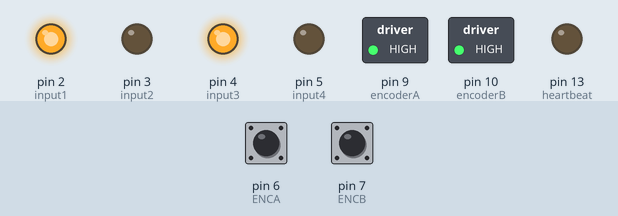
This sketch was run on a simulated Arduino Uno, built with avr-gcc and run on an emulated ATmega328P. Parts: switched loads named in the sketch (green lamp = pin HIGH), output pins drawn as LEDs (lit = HIGH). The inputs (shaded band) are chosen by the test bench; at power-on: pin 6 (ENCA) HIGH, pin 7 (ENCB) HIGH. What the sketch prints to the serial monitor is not drawn.

Above: at 0.1 s.
At 1.6 s:
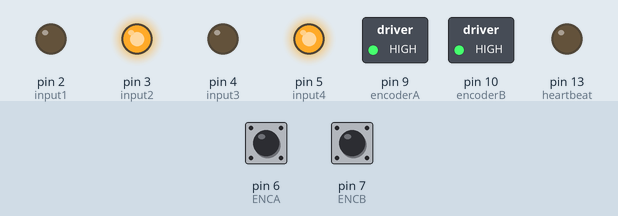
At 2.1 s:
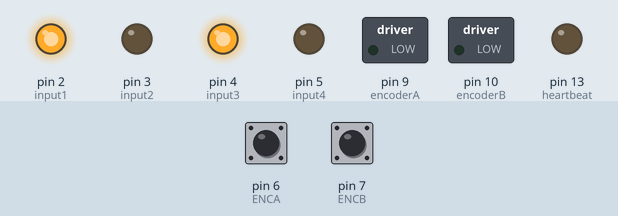
Timing chart, 0 to 3.6 s (numbered marks = the images above):
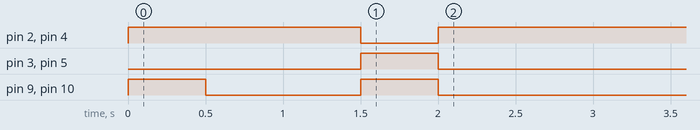

The sketch:

Robot-Tour-Test-1.ino
```cpp
int encoderA = 9;
int input1 = 2;
int input2 = 3;
int encoderB = 10;
int input3 = 4;
int input4 = 5;
int ENCA = 6;  //encoder inputs on the arduino being defined
int ENCB = 7;
int ENCC = 11;
int ENCD = 12;


static const int heartbeat = 13;
static const int wheelA = true;
static const int wheelB = true;

template<typename T>
Print& operator<<(Print& printer, T value) {
  printer.print(value);
  return printer;
}

void moveForward(int speed, int time) {
  digitalWrite(input1, HIGH);
  digitalWrite(input2, LOW);
  digitalWrite(encoderA, speed);
  digitalWrite(input3, HIGH);
  digitalWrite(input4, LOW);
  digitalWrite(encoderB, speed);
  delay(time);
}
void moveBackward(int speed, int time) {
  digitalWrite(input1, LOW);
  digitalWrite(input2, HIGH);
  digitalWrite(encoderA, speed);
  digitalWrite(input3, LOW);
  digitalWrite(input4, HIGH);
  digitalWrite(encoderB, speed);
  delay(time);
}
void stop(int time) {
  moveForward(0, time);
}
void moveCircle(int speed, int time) {
  digitalWrite(input1, LOW);
  digitalWrite(input2, HIGH);
  digitalWrite(encoderA, speed);
  digitalWrite(input3, HIGH);
  digitalWrite(input4, LOW);
  digitalWrite(encoderB, speed);
  delay(time);
}

void setup() {
  Serial.begin(9600);
  pinMode(heartbeat, OUTPUT);

  // put your setup code here, to run once:
  pinMode(encoderA, OUTPUT);
  pinMode(input1, OUTPUT);
  pinMode(input2, OUTPUT);
  pinMode(encoderB, OUTPUT);
  pinMode(input3, OUTPUT);
  pinMode(input4, OUTPUT);

  pinMode(ENCA, INPUT); //experimenting with having the magnetic encoders as inputs
  pinMode(ENCB, INPUT);
  pinMode(ENCC, INPUT);
  pinMode(ENCD, INPUT);

  moveForward(50, 500);

  stop(1000);

  moveBackward(50, 500);

  stop(1000);

}
void loop() {

  int a = digitalRead(ENCA);  //reading encoder input and
  int b = digitalRead(ENCB);
  Serial << "a*b = " << a*b << ", b*5 = " << b*5;
  Serial.println();

}
```
